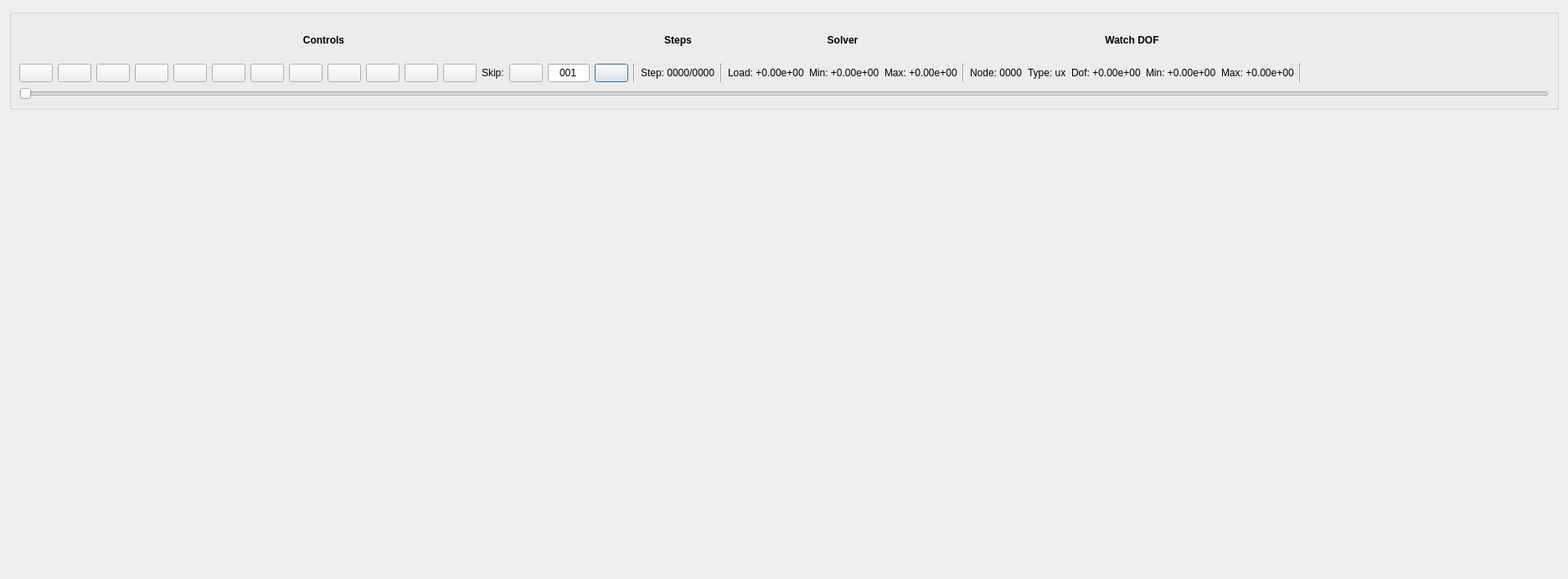
<?xml version="1.0" encoding="UTF-8"?>
<ui version="4.0">
 <class>Deformed</class>
 <widget class="QDialog" name="Deformed">
  <property name="geometry">
   <rect>
    <x>0</x>
    <y>0</y>
    <width>1872</width>
    <height>691</height>
   </rect>
  </property>
  <property name="windowTitle">
   <string>Deformed</string>
  </property>
  <layout class="QGridLayout" name="gridLayout">
   <item row="1" column="0">
    <widget class="gui::canvas::Canvas" name="canvas" native="true">
     <property name="contextMenuPolicy">
      <enum>Qt::PreventContextMenu</enum>
     </property>
    </widget>
   </item>
   <item row="0" column="0">
    <widget class="QGroupBox" name="panel">
     <property name="maximumSize">
      <size>
       <width>16777215</width>
       <height>120</height>
      </size>
     </property>
     <property name="title">
      <string/>
     </property>
     <property name="flat">
      <bool>false</bool>
     </property>
     <layout class="QGridLayout" name="gridLayout_2">
      <item row="1" column="17">
       <widget class="QLabel" name="label_step">
        <property name="text">
         <string>Step: 0000/0000</string>
        </property>
       </widget>
      </item>
      <item row="1" column="23">
       <widget class="QLabel" name="label_node">
        <property name="text">
         <string>Node: 0000</string>
        </property>
       </widget>
      </item>
      <item row="1" column="19">
       <widget class="QLabel" name="label_solver">
        <property name="minimumSize">
         <size>
          <width>0</width>
          <height>0</height>
         </size>
        </property>
        <property name="maximumSize">
         <size>
          <width>250</width>
          <height>16777215</height>
         </size>
        </property>
        <property name="text">
         <string>Load: +0.00e+00</string>
        </property>
       </widget>
      </item>
      <item row="1" column="29">
       <spacer name="spacer">
        <property name="orientation">
         <enum>Qt::Horizontal</enum>
        </property>
        <property name="sizeHint" stdset="0">
         <size>
          <width>40</width>
          <height>20</height>
         </size>
        </property>
       </spacer>
      </item>
      <item row="1" column="21">
       <widget class="QLabel" name="label_solver_max">
        <property name="text">
         <string>Max: +0.00e+00</string>
        </property>
       </widget>
      </item>
      <item row="1" column="15">
       <widget class="QPushButton" name="button_skip_sub">
        <property name="toolTip">
         <string>Decrement skip</string>
        </property>
        <property name="text">
         <string/>
        </property>
        <property name="icon">
         <iconset theme="list-remove">
          <normaloff>.</normaloff>.</iconset>
        </property>
       </widget>
      </item>
      <item row="1" column="0">
       <widget class="QPushButton" name="button_first">
        <property name="maximumSize">
         <size>
          <width>50</width>
          <height>16777215</height>
         </size>
        </property>
        <property name="toolTip">
         <string>First</string>
        </property>
        <property name="text">
         <string/>
        </property>
        <property name="icon">
         <iconset theme="media-skip-backward">
          <normaloff>.</normaloff>.</iconset>
        </property>
       </widget>
      </item>
      <item row="1" column="1">
       <widget class="QPushButton" name="button_previous">
        <property name="maximumSize">
         <size>
          <width>50</width>
          <height>16777215</height>
         </size>
        </property>
        <property name="toolTip">
         <string>Previous</string>
        </property>
        <property name="text">
         <string/>
        </property>
        <property name="icon">
         <iconset theme="media-seek-backward">
          <normaloff>.</normaloff>.</iconset>
        </property>
       </widget>
      </item>
      <item row="1" column="2">
       <widget class="QPushButton" name="button_pause">
        <property name="maximumSize">
         <size>
          <width>50</width>
          <height>16777215</height>
         </size>
        </property>
        <property name="toolTip">
         <string>Pause</string>
        </property>
        <property name="text">
         <string/>
        </property>
        <property name="icon">
         <iconset theme="media-playback-pause">
          <normaloff>.</normaloff>.</iconset>
        </property>
       </widget>
      </item>
      <item row="1" column="3">
       <widget class="QPushButton" name="button_play">
        <property name="maximumSize">
         <size>
          <width>50</width>
          <height>16777215</height>
         </size>
        </property>
        <property name="toolTip">
         <string>Play</string>
        </property>
        <property name="text">
         <string/>
        </property>
        <property name="icon">
         <iconset theme="media-playback-start">
          <normaloff>.</normaloff>.</iconset>
        </property>
       </widget>
      </item>
      <item row="1" column="4">
       <widget class="QPushButton" name="button_next">
        <property name="maximumSize">
         <size>
          <width>50</width>
          <height>16777215</height>
         </size>
        </property>
        <property name="toolTip">
         <string>Next</string>
        </property>
        <property name="text">
         <string/>
        </property>
        <property name="icon">
         <iconset theme="media-seek-forward">
          <normaloff>.</normaloff>.</iconset>
        </property>
       </widget>
      </item>
      <item row="1" column="5">
       <widget class="QPushButton" name="button_stop">
        <property name="maximumSize">
         <size>
          <width>50</width>
          <height>16777215</height>
         </size>
        </property>
        <property name="toolTip">
         <string>Stop</string>
        </property>
        <property name="text">
         <string/>
        </property>
        <property name="icon">
         <iconset theme="media-playback-stop">
          <normaloff>.</normaloff>.</iconset>
        </property>
       </widget>
      </item>
      <item row="1" column="6">
       <widget class="QPushButton" name="button_last">
        <property name="maximumSize">
         <size>
          <width>50</width>
          <height>16777215</height>
         </size>
        </property>
        <property name="toolTip">
         <string>Last</string>
        </property>
        <property name="text">
         <string/>
        </property>
        <property name="icon">
         <iconset theme="media-skip-forward">
          <normaloff>.</normaloff>.</iconset>
        </property>
       </widget>
      </item>
      <item row="1" column="7">
       <widget class="QPushButton" name="button_print">
        <property name="maximumSize">
         <size>
          <width>50</width>
          <height>16777215</height>
         </size>
        </property>
        <property name="toolTip">
         <string>Print</string>
        </property>
        <property name="text">
         <string/>
        </property>
        <property name="icon">
         <iconset theme="document-print">
          <normaloff>.</normaloff>.</iconset>
        </property>
       </widget>
      </item>
      <item row="1" column="8">
       <widget class="QPushButton" name="button_record">
        <property name="maximumSize">
         <size>
          <width>50</width>
          <height>16777215</height>
         </size>
        </property>
        <property name="toolTip">
         <string>Record</string>
        </property>
        <property name="text">
         <string/>
        </property>
        <property name="icon">
         <iconset theme="media-record">
          <normaloff>.</normaloff>.</iconset>
        </property>
       </widget>
      </item>
      <item row="1" column="9">
       <widget class="QPushButton" name="button_plot">
        <property name="maximumSize">
         <size>
          <width>50</width>
          <height>16777215</height>
         </size>
        </property>
        <property name="toolTip">
         <string>Options</string>
        </property>
        <property name="text">
         <string/>
        </property>
        <property name="icon">
         <iconset theme="document-properties">
          <normaloff>.</normaloff>.</iconset>
        </property>
       </widget>
      </item>
      <item row="1" column="12">
       <widget class="QLabel" name="label_skip">
        <property name="maximumSize">
         <size>
          <width>35</width>
          <height>16777215</height>
         </size>
        </property>
        <property name="text">
         <string>Skip:</string>
        </property>
       </widget>
      </item>
      <item row="1" column="13">
       <widget class="QPushButton" name="button_skip_add">
        <property name="toolTip">
         <string>Increment skip</string>
        </property>
        <property name="text">
         <string/>
        </property>
        <property name="icon">
         <iconset theme="list-add">
          <normaloff>.</normaloff>.</iconset>
        </property>
       </widget>
      </item>
      <item row="1" column="14">
       <widget class="QLineEdit" name="edit_skip">
        <property name="maximumSize">
         <size>
          <width>50</width>
          <height>16777215</height>
         </size>
        </property>
        <property name="text">
         <string>001</string>
        </property>
        <property name="alignment">
         <set>Qt::AlignCenter</set>
        </property>
       </widget>
      </item>
      <item row="1" column="25">
       <widget class="QLabel" name="label_dof">
        <property name="minimumSize">
         <size>
          <width>50</width>
          <height>0</height>
         </size>
        </property>
        <property name="maximumSize">
         <size>
          <width>110</width>
          <height>16777215</height>
         </size>
        </property>
        <property name="text">
         <string>Dof: +0.00e+00</string>
        </property>
       </widget>
      </item>
      <item row="1" column="28">
       <widget class="Line" name="line_end">
        <property name="frameShadow">
         <enum>QFrame::Sunken</enum>
        </property>
        <property name="orientation">
         <enum>Qt::Vertical</enum>
        </property>
       </widget>
      </item>
      <item row="1" column="20">
       <widget class="QLabel" name="label_solver_min">
        <property name="text">
         <string>Min: +0.00e+00</string>
        </property>
       </widget>
      </item>
      <item row="1" column="16">
       <widget class="Line" name="line_step">
        <property name="frameShadow">
         <enum>QFrame::Sunken</enum>
        </property>
        <property name="orientation">
         <enum>Qt::Vertical</enum>
        </property>
       </widget>
      </item>
      <item row="1" column="22">
       <widget class="Line" name="line_dof">
        <property name="frameShadow">
         <enum>QFrame::Sunken</enum>
        </property>
        <property name="lineWidth">
         <number>1</number>
        </property>
        <property name="orientation">
         <enum>Qt::Vertical</enum>
        </property>
       </widget>
      </item>
      <item row="1" column="18">
       <widget class="Line" name="line_load">
        <property name="frameShadow">
         <enum>QFrame::Sunken</enum>
        </property>
        <property name="orientation">
         <enum>Qt::Vertical</enum>
        </property>
       </widget>
      </item>
      <item row="1" column="26">
       <widget class="QLabel" name="label_dof_min">
        <property name="text">
         <string>Min: +0.00e+00</string>
        </property>
       </widget>
      </item>
      <item row="1" column="27">
       <widget class="QLabel" name="label_dof_max">
        <property name="text">
         <string>Max: +0.00e+00</string>
        </property>
       </widget>
      </item>
      <item row="2" column="0" colspan="30">
       <widget class="QSlider" name="slider">
        <property name="orientation">
         <enum>Qt::Horizontal</enum>
        </property>
       </widget>
      </item>
      <item row="1" column="24">
       <widget class="QLabel" name="label_type">
        <property name="text">
         <string>Type: ux</string>
        </property>
       </widget>
      </item>
      <item row="1" column="10">
       <widget class="QPushButton" name="button_plots">
        <property name="toolTip">
         <string>Plots</string>
        </property>
        <property name="text">
         <string/>
        </property>
        <property name="icon">
         <iconset theme="go-home">
          <normaloff>.</normaloff>.</iconset>
        </property>
       </widget>
      </item>
      <item row="1" column="11">
       <widget class="QPushButton" name="button_paths">
        <property name="toolTip">
         <string>Paths</string>
        </property>
        <property name="text">
         <string/>
        </property>
        <property name="icon">
         <iconset theme="applications-graphics">
          <normaloff>.</normaloff>.</iconset>
        </property>
       </widget>
      </item>
      <item row="0" column="0" colspan="16">
       <widget class="QLabel" name="label_header_controls">
        <property name="font">
         <font>
          <weight>75</weight>
          <bold>true</bold>
         </font>
        </property>
        <property name="text">
         <string>Controls</string>
        </property>
        <property name="alignment">
         <set>Qt::AlignCenter</set>
        </property>
       </widget>
      </item>
      <item row="0" column="17">
       <widget class="QLabel" name="label_header_steps">
        <property name="font">
         <font>
          <weight>75</weight>
          <bold>true</bold>
         </font>
        </property>
        <property name="text">
         <string>Steps</string>
        </property>
        <property name="alignment">
         <set>Qt::AlignCenter</set>
        </property>
       </widget>
      </item>
      <item row="0" column="19" colspan="3">
       <widget class="QLabel" name="label_header_solver">
        <property name="font">
         <font>
          <weight>75</weight>
          <bold>true</bold>
         </font>
        </property>
        <property name="text">
         <string>Solver</string>
        </property>
        <property name="alignment">
         <set>Qt::AlignCenter</set>
        </property>
       </widget>
      </item>
      <item row="0" column="23" colspan="5">
       <widget class="QLabel" name="label_header_dof">
        <property name="font">
         <font>
          <weight>75</weight>
          <bold>true</bold>
         </font>
        </property>
        <property name="text">
         <string>Watch DOF</string>
        </property>
        <property name="alignment">
         <set>Qt::AlignCenter</set>
        </property>
       </widget>
      </item>
     </layout>
    </widget>
   </item>
  </layout>
 </widget>
 <customwidgets>
  <customwidget>
   <class>gui::canvas::Canvas</class>
   <extends>QWidget</extends>
   <header location="global">Canvas/Canvas.h</header>
   <container>1</container>
  </customwidget>
 </customwidgets>
 <resources/>
 <connections/>
</ui>
